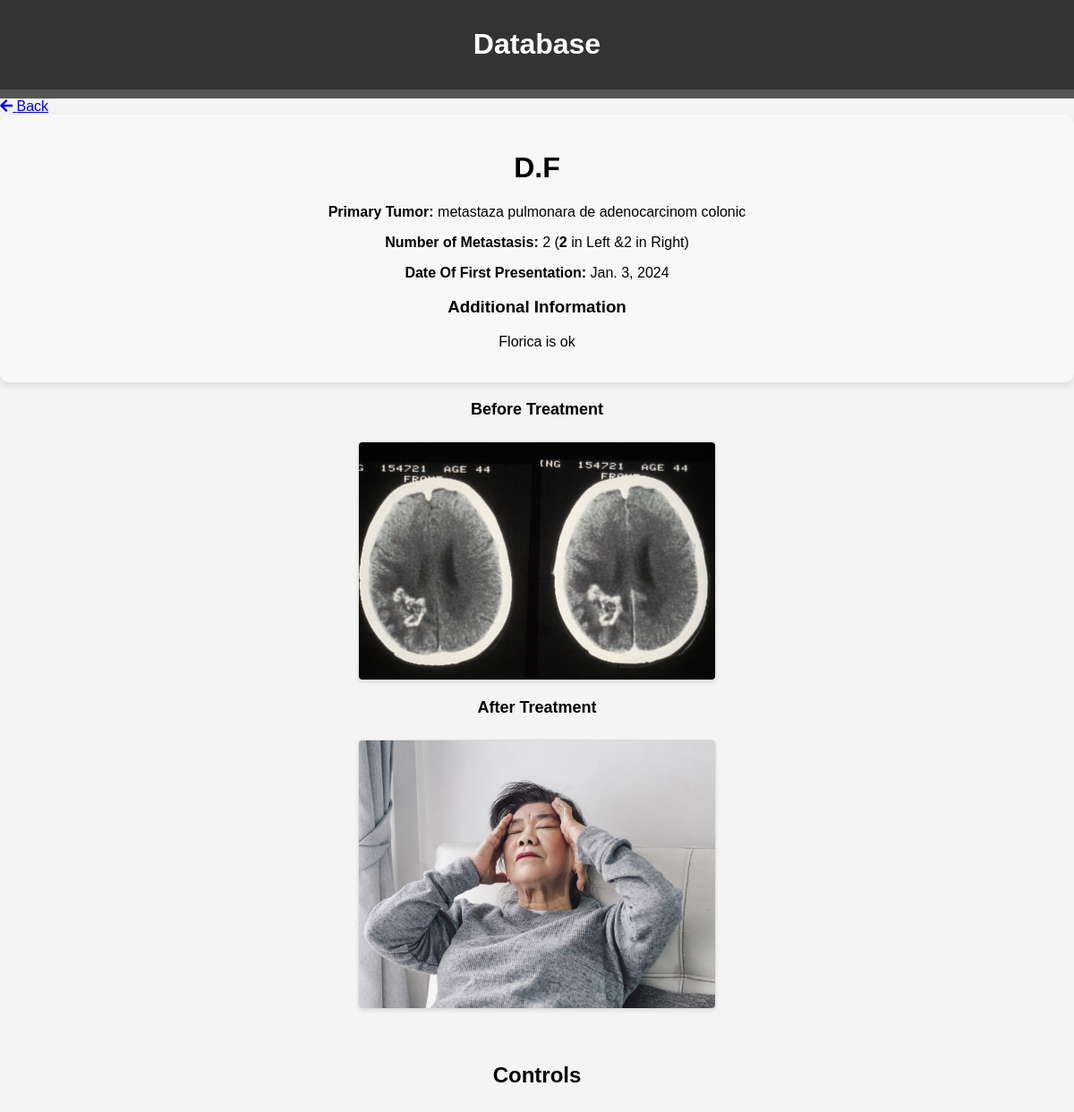
/patient/15/ (signed in), run on the app's committed database.
### details/models.py (models this page shows, shortened)
class Patient(models.Model):
    SEX_CHOICES = [('M', 'Male'),('F', 'Female'),('O', 'Other'),]
    LUNG_CHOICES = [('L', 'Left Lung'), ('R', 'Right Lung') , ('B', 'Both Lungs')]
    first_name = models.CharField(max_length=100)
    last_name = models.CharField(max_length=100)
    primary_tumor = models.CharField(max_length=100)
    lung_option = models.CharField(max_length=1, choices=LUNG_CHOICES, blank=True, null=True)
    num_metastasis_left = models.PositiveIntegerField(blank=True, null=True)
    num_metastasis_right = models.PositiveIntegerField(blank=True, null=True)
    date_of_first_presentation = models.DateField(blank=True, null=True)
    ct_images_before = models.ManyToManyField('PatientImage', related_name='before_images', blank=True)
    ct_images_after = models.ManyToManyField('PatientImage', related_name='after_images', blank=True)
    mark_for_study = models.BooleanField(default=False)  # Add this field
    controls = models.ManyToManyField('Control', related_name='patient_controls', blank=True)
    sex = models.CharField(max_length=1, choices=SEX_CHOICES, blank=True, null=True)
    date_of_birth = models.DateField(blank=True, null=True)

class PatientAdditionalInfo(models.Model):
    patient = models.OneToOneField(Patient, on_delete=models.CASCADE)
    text_info = models.TextField()

class PatientImage(models.Model):
    patient = models.ForeignKey(Patient, on_delete=models.CASCADE)
    image = models.ImageField(upload_to='ct_images/', blank=True)

### details/views.py (the view)
# urls.py: path('patient/<int:patient_id>/', views.patient_detail, name='patient_detail'),
@login_required
def patient_detail(request, patient_id):
    patient = Patient.objects.get(id=patient_id)
    controls_queryset = Control.objects.filter(patient=patient)
    return render(request, 'patient.html', {'controls_queryset': controls_queryset, 'patient': patient})

### templates/patient.html (shortened to what this page needs)
     {% extends 'base.html' %}
     {% block content %}
         <link rel="stylesheet" href="https://cdnjs.cloudflare.com/ajax/libs/font-awesome/5.15.3/css/all.min.css">
     <div class="patient-detail">
            <a href="{% url 'patients_info' %}" class="btn btn-secondary">
                <i class="fas fa-arrow-left"></i> Back
            </a>
            <div class="patient-info-box">
                <h1>{{ patient.first_name|first }}.{{ patient.last_name|first }}</h1>
                <p><strong>Primary Tumor:</strong> {{ patient.primary_tumor }}</p>
                <p><strong>Number of Metastasis:</strong> {{ patient.num_metastasis_left|default:0|add:patient.num_metastasis_right|default:0 }} (<strong>{{ patient.num_metastasis_left}}</strong> in Left &{{ patient.num_metastasis_left}}</strong> in Right)</p>
                <p><strong>Date Of First Presentation:</strong> {{ patient.date_of_first_presentation }}</p>
                {% if patient.patientadditionalinfo %}
                <h3>Additional Information</h3>
                <p>{{ patient.patientadditionalinfo.text_info }}</p>
                {% endif %}
            </div>
         {% if patient.num_metastasis_left or patient.num_metastasis_right%}
             <div class="image-gallery">
                 <div class="img-heading">Before Treatment</div>
                 {% for before_image in patient.ct_images_before.all %}
                     <div class="image-set">
                         <img src="{{ before_image.image.url }}" alt="Before Treatment">
                     </div>
                 {% endfor %}
             </div>
             <div class="image-gallery">
                 <div class="img-heading">After Treatment</div>
                 {% for after_image in patient.ct_images_after.all %}
                     <div class="image-set">
                         <img src="{{ after_image.image.url }}" alt="After Treatment">
                     </div>
                 {% endfor %}
             </div>
         {% endif %}
     </div>
<div class="controls">
    <h2>Controls</h2>
</div>
     {% endblock %}

### templates/base.html (style rules this page uses)
body { background-color: #f4f4f4; margin: 0; padding: 0; font-family: Arial, sans-serif; }

### templates/patient.html (style rules this page uses)
.patient-info-box { background-color: #f8f8f8; border-radius: 10px; box-shadow: 0 4px 8px rgba(0, 0, 0, 0.1); padding: 20px; margin-bottom: 20px; text-align: center; }
.image-gallery { display: flex; flex-wrap: wrap; justify-content: center; }
.image-set { display: flex; align-items: center; margin: 10px; width: 33.33%; }
.image-set img { max-width: 100%; height: 200px; border: 1px solid #ddd; border-radius: 8px; box-shadow: 0 2px 4px rgba(0, 0, 0, 0.1); object-fit: cover; }
.img-heading { width: 100%; text-align: center; margin-bottom: 10px; font-weight: bold; font-size: 18px; }
.controls { text-align: center; }
.controls h2 { margin-bottom: 20px; }
.image-gallery img { max-width: 100%; height: auto; margin-bottom: 10px; }
.controls { max-width: 800px; margin: 0 auto; padding: 20px; font-family: 'Arial', sans-serif; }
.image-set { margin-top: 15px; }
.image-set img { max-width: 100%; height: auto; border: 1px solid #ddd; border-radius: 5px; }
.image-gallery { flex-basis: 30%; text-align: center; }
.image-set img { max-width: 70%; height: auto; border: 1px solid #ddd; border-radius: 5px; }
.image-set img { max-width: 100%; min-width: 50px; height: auto; border: 1px solid #ddd; border-radius: 5px; }

### data on the page
Patient: first_name|first "D", last_name|first "F", primary_tumor "metastaza pulmonara de adenocarcinom colonic", num_metastasis_left|add "2", num_metastasis_left "2", date_of_first_presentation "Jan. 3, 2024", patientadditionalinfo.text_info "Florica is ok"
PatientImage: image (picture)
PatientImage: image (picture)
